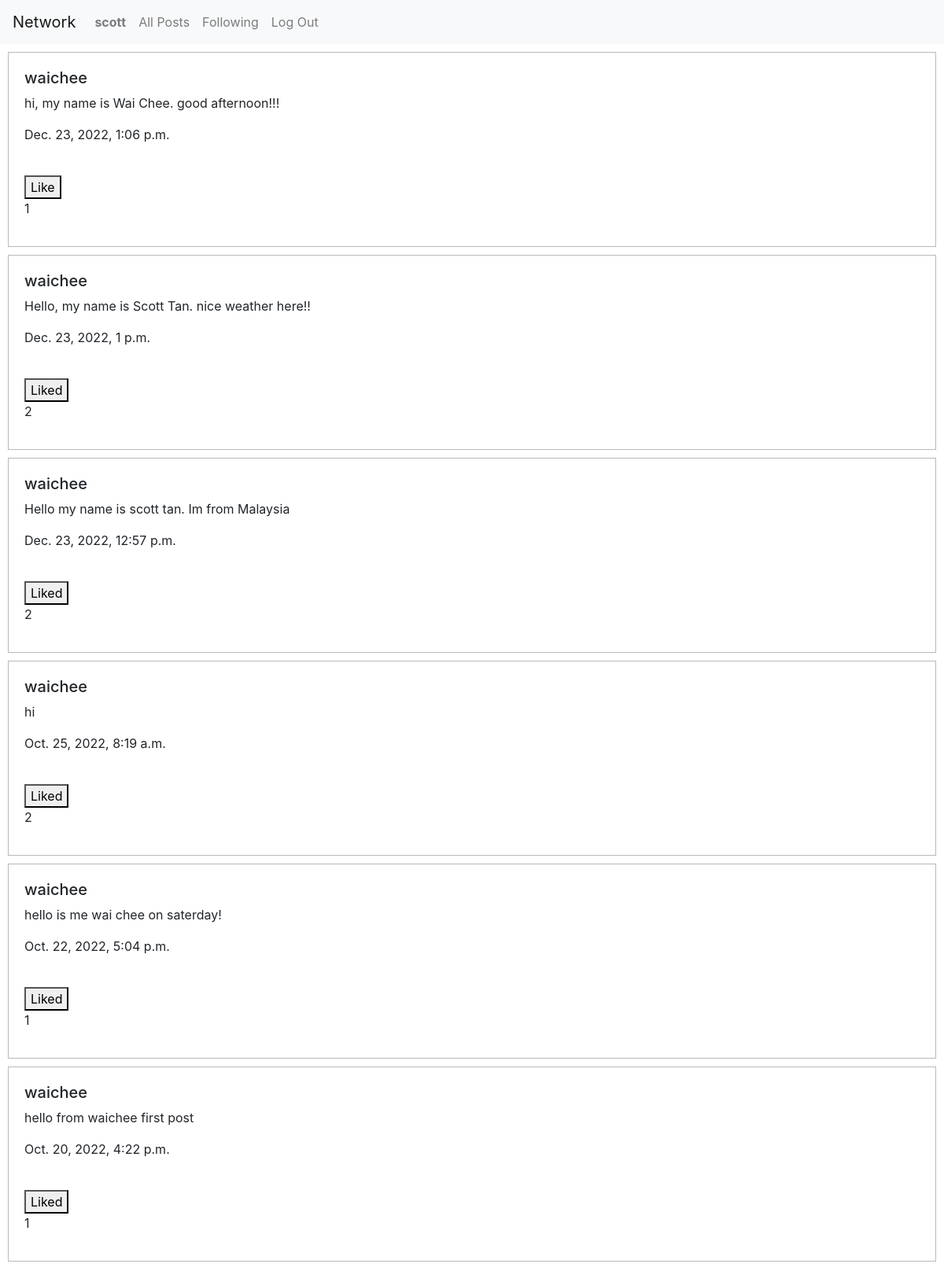
The page /following (signed in) on the database its author committed.
### network/models.py (models this page shows, shortened)
class User(AbstractUser):
    pass

class Post(models.Model):
    user = models.ForeignKey(User, on_delete=models.CASCADE, related_name="posts")
    content = models.CharField(max_length=300)
    timestamp = models.DateTimeField(auto_now_add=True)
    like = models.ManyToManyField(User, blank=True, related_name="liked_user")

### network/views.py (the view)
# urls.py: path("following", views.following, name="following"),
def following(request):
    if request.user.is_authenticated:
        currentuser = request.session['_auth_user_id']
        followeduser = Follower.objects.filter(follower=currentuser)
        postData = Post.objects.filter(user_id__in=followeduser.values("following_id")).order_by('-timestamp')
    else:
        return HttpResponseRedirect(reverse("login"))
    paginator = Paginator(postData, POST_PER_PAGE)
    page_number = request.GET.get('page')
    page_obj = paginator.get_page(page_number)
    return render(request, "network/following.html",{
        "postData": page_obj
    })

### network/templates/network/following.html (shortened to what this page needs)
{% extends "network/layout.html" %}
{% load static %}
{% block body %}
  {% for post in postData %}
  <div class="box">
    <h5>{{ post.user }}</h5>
    <p id="post-content-{{post.id}}" class="post">{{ post.content }}</p>
    <p>{{ post.timestamp }}</p>
    <br>
    {% if not request.user in post.like.all %}
    <button data-id="{{post.id}}" id="post-like-{{post.id}}" class="likedpost" data-liked="no">Like</button>
    {% else %}
    <button data-id="{{post.id}}" id="post-like-{{post.id}}" class="likedpost" data-liked="yes">Liked</button>
    {% endif %}
    <p id="post-count-{{post.id}}">{{post.like.count}}</p>
  </div>
  {% endfor %}
{% endblock %}

### network/templates/network/layout.html (shortened to what this page needs)
{% load static %}
<!DOCTYPE html>
<html lang="en">
    <head>
        <link rel="stylesheet" href="https://stackpath.bootstrapcdn.com/bootstrap/4.4.1/css/bootstrap.min.css">
        <link href="{% static 'network/styles.css' %}" rel="stylesheet">
    </head>
    <body>
        <nav class="navbar navbar-expand-lg navbar-light bg-light">
            <a class="navbar-brand" href="#">Network</a>
            <div>
              <ul class="navbar-nav mr-auto">
                {% if user.is_authenticated %}
                    <li class="nav-item">
                        <a class="nav-link" href="{% url 'profile' user.username %}"><strong>{{ user.username }}</strong></a>
                    </li>
                {% endif %}
                <li class="nav-item">
                  <a class="nav-link" href="{% url 'index' %}" id="allPosts">All Posts</a>
                </li>
                {% if user.is_authenticated %}
                    <li class="nav-item">
                        <a class="nav-link" href="{% url 'following' %}" id="following">Following</a>
                    </li>
                    <li class="nav-item">
                        <a class="nav-link" href="{% url 'logout' %}" id="logOut">Log Out</a>
                    </li>
                {% endif %}
              </ul>
            </div>
          </nav>
        <div class="body">
            {% block body %}
            {% endblock %}
        </div>
    </body>
</html>

### network/static/network/styles.css (style rules this page uses)
.box { padding: 20px; border: 1px solid rgb(185, 184, 184); margin: 10px; }

### rows shown on the page
User: username "scott"
Post: user "waichee", content "hi, my name is Wai Chee. good afternoon!!!", timestamp "Dec. 23, 2022, 1:06 p.m.", like.count "1"
Post: user "waichee", content "Hello, my name is Scott Tan. nice weather here!!", timestamp "Dec. 23, 2022, 1 p.m.", like.count "2"
Post: user "waichee", content "Hello my name is scott tan. Im from Malaysia", timestamp "Dec. 23, 2022, 12:57 p.m.", like.count "2"
Post: user "waichee", content "hi", timestamp "Oct. 25, 2022, 8:19 a.m.", like.count "2"
Post: user "waichee", content "hello is me wai chee on saterday!", timestamp "Oct. 22, 2022, 5:04 p.m.", like.count "1"
Post: user "waichee", content "hello from waichee first post", timestamp "Oct. 20, 2022, 4:22 p.m.", like.count "1"
